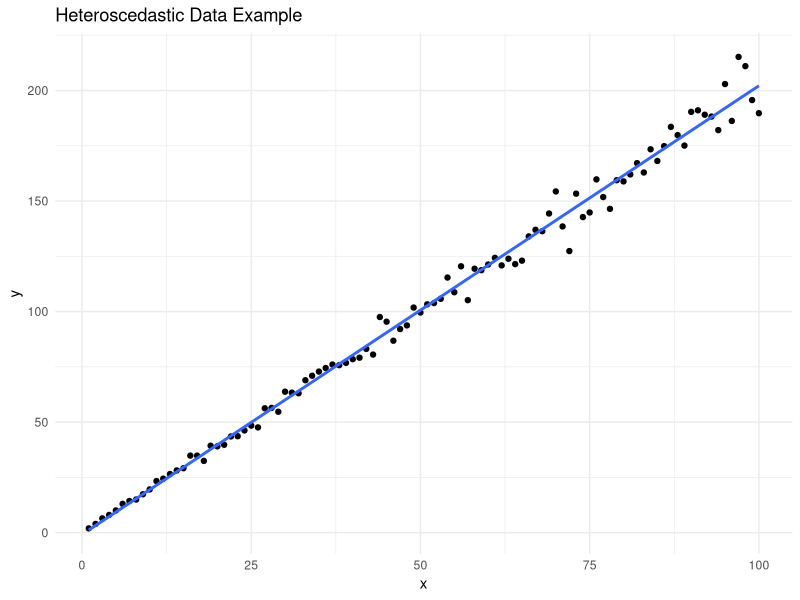

This figure's R source: (Note: this script raises an error after producing the figure.)
# Load necessary library
library(ggplot2)

# Set seed for reproducibility
set.seed(123)

# Generate independent variable
x <- 1:100

# Generate heteroscedastic error terms
error <- rnorm(100, mean = 0, sd = 0.1 * x)

# Generate dependent variable with a relationship to x and varying variance
y <- 2 * x + error

# Create a data frame
data <- data.frame(x = x, y = y)

# Optional: Plot the data to visualize heteroscedasticity
ggplot(data, aes(x = x, y = y)) +
  geom_point() +
  geom_smooth(method = "lm", se = FALSE) +
  theme_minimal() +
  ggtitle("Heteroscedastic Data Example")

# Save the data frame to an RData file
save(data, file = "data/heteroscedastic_data.RData")
